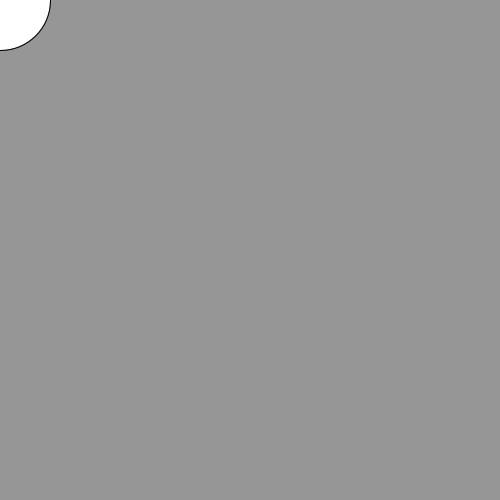
Frame 1 (no input)
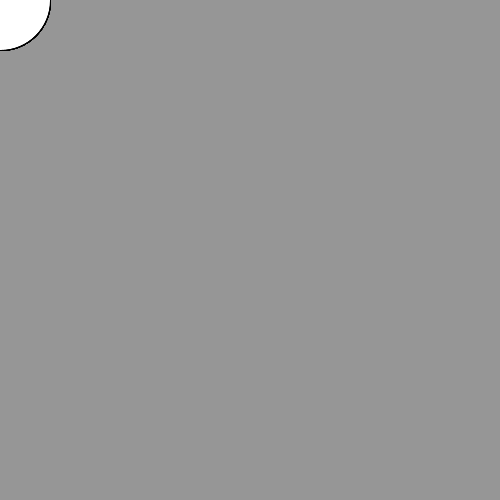
Frame 60 (the mouse pressed at the canvas centre just before this capture)
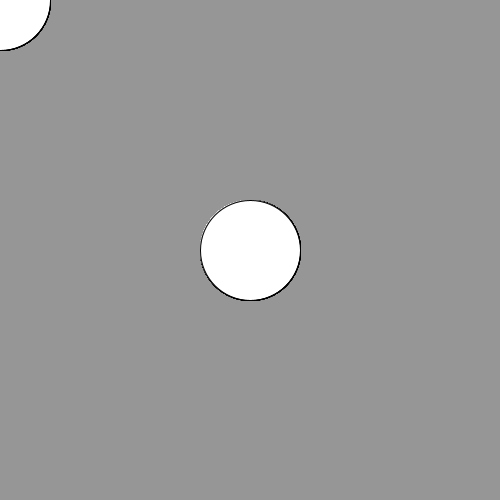
Frame 120 (the mouse held since frame 60 and released just before this capture)

The Processing sketch that drew these frames (run headless with seeded random() and noise(); from frame 60 on, the mouse is pressed at the canvas centre):

// Processing sketch: Exercise_3
// ── Exercise_3.pde
void setup()
{
  size(500,500);
  background(150);
}

float diameter = 100;
float subtraction = 10;

void draw()
{
  if(mousePressed==true&&mouseButton==LEFT)
  {
    if(diameter>50)
  {
  diameter=diameter-subtraction;
  }
  }
  ellipse(mouseX,mouseY,diameter,diameter);
}
